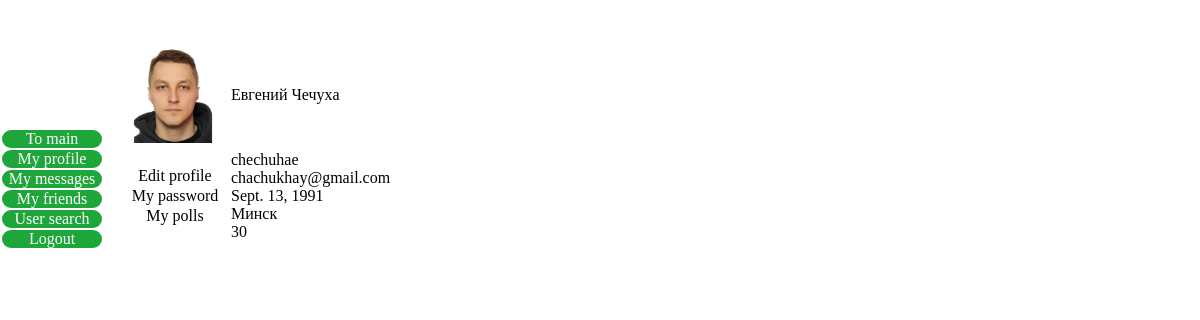
Screenshot of /chechuhae_profile/ (signed in) with the database file from the repository.
### account/models.py (models this page shows, shortened)
class Profile(models.Model):
    user = models.OneToOneField(User, on_delete=models.CASCADE)
    date_of_birth = models.DateField(blank=True, null=True)
    town = models.CharField(max_length=25, blank=True, null=True)
    profile_pic = models.ImageField(null=True, blank=True, upload_to=user_directory_path, default='default.png')
    def age(self):
        today = datetime.date.today()
        if self.date_of_birth:
            birthday = self.date_of_birth
        else:
            return "Input date of birth"
        return int((today - birthday).days // 365)
    age = property(age)

### account/views.py (the view)
# urls.py: path('<str:username>_profile/', views.ProfileView.as_view(), name='profile'),
class ProfileView(generic.DetailView, LoginRequiredMixin):
    template_name = 'account/profile.html'
    context_object_name = 'user_profile'
    slug_field = "username"
    template_name_suffix = '_profile'
    def get(self, request, username):
        user = User.objects.get(username=username)
        profile = Profile.objects.get(user=User.objects.get(username=username).id)
        output = {'user_profile': user,
                  'profile_profile': profile, }
        friends = [str(el.friend) for el in FriendList.objects.filter(user=request.user)]
        if username in friends:
            output['friend'] = username
        return self.render_to_response(output)

### account/templates/account/profile.html
{% extends "base.html" %}
{% load static %}
{% block content %}
    <table>
        <tr>
            <td width=100 height=150>
            <img src="{{ profile_profile.profile_pic.url }}" width=100 height="auto">
            </td>
            <td> {{ user_profile.first_name }} {{ user_profile.last_name }} </td>
        </tr>
        <tr>
            <td>
                {% if friend %}
                    <a id="message_friend" href="{% url 'communication:my_dialogue' user_profile.pk %}">Send message</a>
                    <form id="delete_friend" method="POST" action="{% url 'friends:delete_friend' user.username user_profile.pk%}">
                        {% csrf_token %}
                        <input type="submit" value="Delete friend">
                    </form>
                {% elif user == user_profile%}
                    <a id="edit_profile" href="{% url 'account:creation' %}">Edit profile</a>
                    <a id="change_password" href="{% url 'account:password_change' user.username%}">My password</a>
                    <a id="my_polls" href="{% url 'testApp:my_questions' user.username%}">My polls</a>
                {% else %}
                    <form method="POST" action="{% url 'friends:send_friend_request' user.id %}">
                        {% csrf_token %}
                        <input type="submit" value="Add">
                    </form>
                {% endif %}
            </td>
            <td>
                {{ user_profile.username }}
                <br>
                {{ user_profile.email }}
                <br>
                {{ profile_profile.date_of_birth }}
                <br>
                {{ profile_profile.town }}
                <br>
                {{ profile_profile.age }}
            </td>
        </tr>
    </table>
{% endblock%}

### static/css/stylesheets.css (style rules this page uses)
html, body { margin: 0; padding: 0; height: 1px; min-height: 100%; overflow: auto; overflow-x: hidden; }
#message_friend, #delete_friend input[type=submit], #edit_profile, #change_password, #my_polls { display: block; width: 100px; color: #000000 !important; text-decoration: none; text-align: center; border-style: unset; border-radius: none; background-color: unset; margin: 2px; cursor: pointer; }
a { text-decoration:none; color: #1ea63b; }
td, tr { height: 1px; min-height: 100%; }

### rows the page displays
Profile: profile_pic (picture), date_of_birth "Sept. 13, 1991", town "Минск", age "30"

### other values shown
{{ user_profile.first_name }} "Евгений"
{{ user_profile.last_name }} "Чечуха"
{{ user_profile.username }} "chechuhae"
{{ user_profile.email }} "chachukhay@gmail.com"
